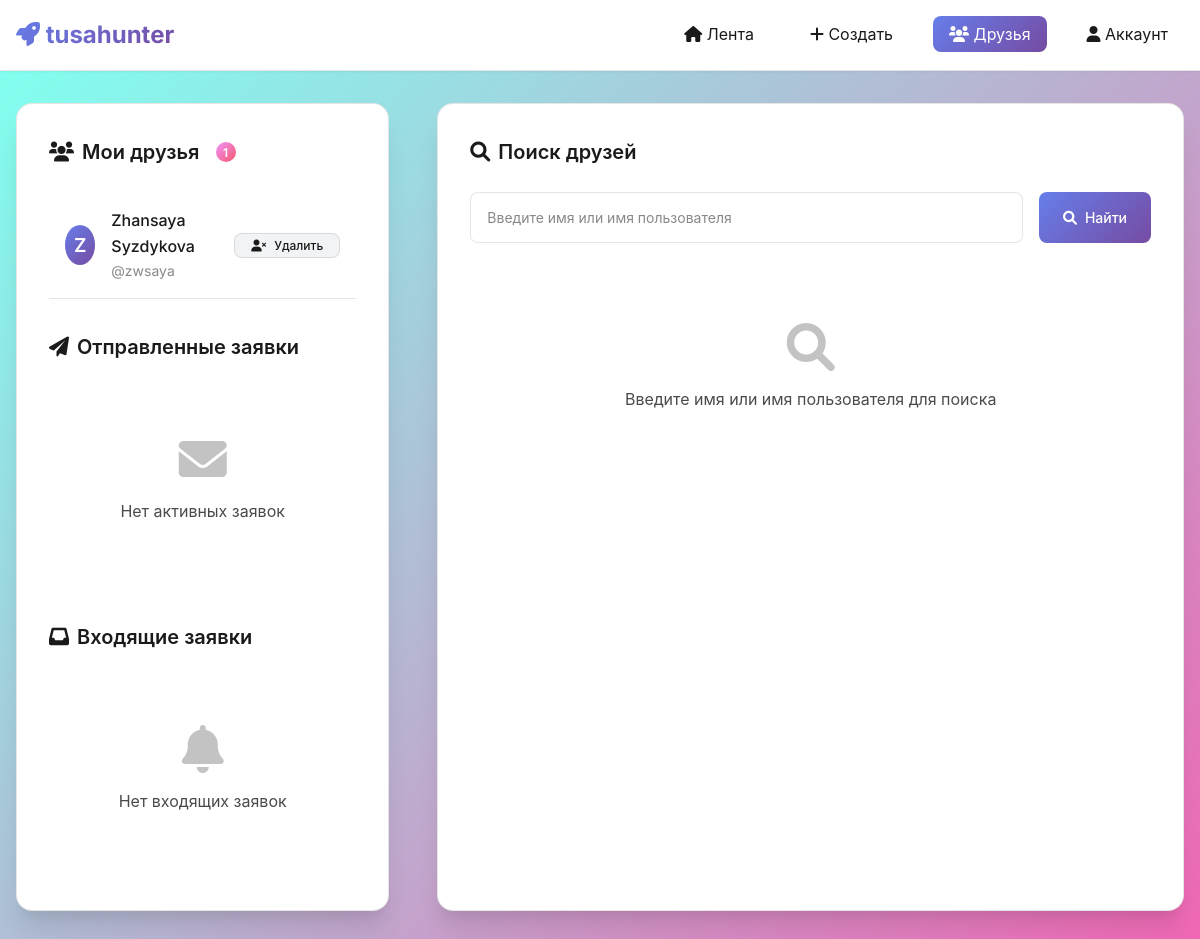
The page /friends.php (signed in) on the database its author committed.
### tables this page shows
CREATE TABLE `users` (
  `userID` int(11) NOT NULL,
  `username` varchar(20) NOT NULL,
  `firstName` varchar(50) NOT NULL,
  `lastName` varchar(50) NOT NULL,
  `email` varchar(50) NOT NULL,
  `password` varchar(100) NOT NULL
);

### friends.php (the view, shortened to what this page needs)
<?php
$currentUserID = $_SESSION['userID'] ?? 1;
$servername = "localhost";
$username = "root";
$password = "";
$dbname = "db_users";
try {
    $conn = new PDO("mysql:host=$servername;dbname=$dbname", $username, $password);
    $conn->setAttribute(PDO::ATTR_ERRMODE, PDO::ERRMODE_EXCEPTION);
} catch(PDOException $e) {
    echo "Connection failed: " . $e->getMessage();
    exit;
}
$stmt = $conn->prepare("
  SELECT u.* FROM friends f
  JOIN users u ON f.friendID = u.userID
  WHERE f.userID = ?
");
$stmt->execute([$currentUserID]);
$friends = $stmt->fetchAll(PDO::FETCH_ASSOC);
$stmt = $conn->prepare("
  SELECT u.* FROM friend_requests fr
  JOIN users u ON fr.receiver_id = u.userID
  WHERE fr.sender_id = ? AND fr.status = 'pending'
");
$stmt->execute([$currentUserID]);
$pendingRequests = $stmt->fetchAll(PDO::FETCH_ASSOC);
$stmt = $conn->prepare("
  SELECT fr.*, u.firstName, u.lastName, u.username FROM friend_requests fr
  JOIN users u ON fr.sender_id = u.userID
  WHERE fr.receiver_id = ? AND fr.status = 'pending'
");
$stmt->execute([$currentUserID]);
$incomingRequests = $stmt->fetchAll(PDO::FETCH_ASSOC);
$searchResults = [];
$searchQuery = '';
?>
<!DOCTYPE html>
<html lang="ru">
<head>
    <link href="https://cdnjs.cloudflare.com/ajax/libs/font-awesome/6.0.0/css/all.min.css" rel="stylesheet">
    <link rel="stylesheet" href="web3-style.css">
</head>
<body>
<header class="header">
    <div class="container">
        <nav class="nav">
                    <div class="nav-brand">
            <i class="fas fa-rocket"></i> tusahunter
        </div>
            <ul class="nav-links">
                <li><a href="index.php" class="nav-link"><i class="fas fa-home"></i> Лента</a></li>
                <li><a href="create.php" class="nav-link"><i class="fas fa-plus"></i> Создать</a></li>
                <li><a href="friends.php" class="nav-link active"><i class="fas fa-users"></i> Друзья</a></li>
                <li><a href="acc.php" class="nav-link"><i class="fas fa-user"></i> Аккаунт</a></li>
            </ul>
        </nav>
    </div>
</header>
<div class="friends-container main-content">
    <div class="friends-wrapper">
        <div class="friends-sidebar animate-fade-in">
            <div class="section-title">
                <i class="fas fa-users"></i> Мои друзья
                <?php if (count($friends) > 0): ?>
                    <span class="badge-count"><?= count($friends) ?></span>
                <?php endif; ?>
            </div>
            <?php if ($friends): ?>
                <?php foreach ($friends as $friend): ?>
                    <div class="friend-item">
                        <div class="friend-info">
                            <div class="friend-avatar">
                                <?= strtoupper(substr($friend['firstName'], 0, 1)) ?>
                            </div>
                            <div class="friend-details">
                                <div class="friend-name"><?= htmlspecialchars($friend['firstName']) ?> <?= htmlspecialchars($friend['lastName']) ?></div>
                                <div class="friend-username">@<?= htmlspecialchars($friend['username']) ?></div>
                            </div>
                        </div>
                        <div class="friend-actions">
                            <form method="post">
                                <button type="submit" class="btn btn-secondary btn-sm">
                                    <i class="fas fa-user-times"></i> Удалить
                                </button>
                            </form>
                        </div>
                    </div>
                <?php endforeach; ?>
            <?php endif; ?>
            <div class="section-title" style="margin-top: var(--spacing-xl);">
                <i class="fas fa-paper-plane"></i> Отправленные заявки
            </div>
            <?php if ($pendingRequests): ?>
                <?php foreach ($pendingRequests as $p): ?>
                    <div class="friend-item">
                        <div class="friend-info">
                            <div class="friend-avatar">
                                <?= strtoupper(substr($p['firstName'], 0, 1)) ?>
                            </div>
                            <div class="friend-details">
                                <div class="friend-name"><?= htmlspecialchars($p['firstName']) ?> <?= htmlspecialchars($p['lastName']) ?></div>
                                <div class="friend-username">@<?= htmlspecialchars($p['username']) ?></div>
                            </div>
                        </div>
                        <div class="friend-actions">
                            <span class="btn btn-sm" style="background: var(--accent-gradient); color: white; cursor: default;">
                                <i class="fas fa-clock"></i> Ожидание
                            </span>
                        </div>
                    </div>
                <?php endforeach; ?>
            <?php else: ?>
                <div class="empty-state">
                    <i class="fas fa-envelope"></i>
                    <p>Нет активных заявок</p>
                </div>
            <?php endif; ?>
            <div class="section-title" style="margin-top: var(--spacing-xl);">
                <i class="fas fa-inbox"></i> Входящие заявки
            </div>
            <?php if ($incomingRequests): ?>
                <?php foreach ($incomingRequests as $in): ?>
                    <div class="request-item">
                        <div class="friend-info">
                            <div class="friend-avatar">
                                <?= strtoupper(substr($in['firstName'], 0, 1)) ?>
                            </div>
                            <div class="friend-details">
                                <div class="friend-name"><?= htmlspecialchars($in['firstName']) ?> <?= htmlspecialchars($in['lastName']) ?></div>
                                <div class="friend-username">@<?= htmlspecialchars($in['username']) ?></div>
                            </div>
                        </div>
                        <div class="friend-actions">
                            <form method="post" style="display: inline;">
                                <input type="hidden" name="accept_request_id" value="<?= (int)$in['id'] ?>">
                                <button type="submit" class="btn btn-success btn-sm">
                                    <i class="fas fa-check"></i> Принять
                                </button>
                            </form>
                            <form method="post" style="display: inline;">
                                <input type="hidden" name="decline_request_id" value="<?= (int)$in['id'] ?>">
                                <button type="submit" class="btn btn-secondary btn-sm">
                                    <i class="fas fa-times"></i> Отклонить
                                </button>
                            </form>
                        </div>
                    </div>
                <?php endforeach; ?>
            <?php else: ?>
                <div class="empty-state">
                    <i class="fas fa-bell"></i>
                    <p>Нет входящих заявок</p>
                </div>
            <?php endif; ?>
        </div>
        <div class="friends-content animate-fade-in">
            <div class="section-title">
                <i class="fas fa-search"></i> Поиск друзей
            </div>
            <div class="search-section">
                <form method="get" class="search-form">
                    <input type="text"
                           name="q"
                           placeholder="Введите имя или имя пользователя"
                           value="<?= htmlspecialchars($searchQuery) ?>"
                           class="form-input search-input"
                           required>
                    <button type="submit" class="btn btn-primary">
                        <i class="fas fa-search"></i> Найти
                    </button>
                </form>
            </div>
            <?php if ($searchQuery): ?>
                <div class="section-title">
                    <i class="fas fa-list"></i> Результаты поиска
                </div>
                <?php if ($searchResults): ?>
                    <div class="results-grid">
                        <?php foreach ($searchResults as $result): ?>
                            <div class="result-item">
                                <div class="friend-info">
                                    <div class="friend-avatar">
                                        <?= strtoupper(substr($result['firstName'], 0, 1)) ?>
                                    </div>
                                    <div class="friend-details">
                                        <div class="friend-name"><?= htmlspecialchars($result['firstName']) ?> <?= htmlspecialchars($result['lastName']) ?></div>
                                        <div class="friend-username">@<?= htmlspecialchars($result['username']) ?></div>
                                    </div>
                                </div>
                                <div class="friend-actions">
                                    <form method="post">
                                        <input type="hidden" name="send_request_id" value="<?= (int)$result['userID'] ?>">
                                        <button type="submit" class="btn btn-primary btn-sm">
                                            <i class="fas fa-user-plus"></i> Отправить заявку
                                        </button>
                                    </form>
                                </div>
                            </div>
                        <?php endforeach; ?>
                    </div>
                <?php else: ?>
                    <div class="empty-state">
                        <i class="fas fa-search"></i>
                        <p>Пользователи не найдены</p>
                    </div>
                <?php endif; ?>
            <?php else: ?>
                <div class="empty-state">
                    <i class="fas fa-search"></i>
                    <p>Введите имя или имя пользователя для поиска</p>
                </div>
            <?php endif; ?>
        </div>
    </div>
</div>
</body>
</html>

### web3-style.css (style rules this page uses)
:root { --primary-gradient: linear-gradient(135deg, #667eea 0%, #764ba2 100%); --secondary-gradient: linear-gradient(135deg, #f093fb 0%, #f5576c 100%); --accent-gradient: linear-gradient(135deg, #4facfe 0%, #00f2fe 100%); --success-gradient: linear-gradient(135deg, #81ffef 0%, #f067b4 100%); --bg-primary: #ffffff; --bg-secondary: #f8f9fa; --bg-card: #ffffff; --bg-elevated: #f1f3f4; --text-primary: #1a1a1a; --text-secondary: #4a4a4a; --text-muted: #888888; --border-light: rgba(0, 0, 0, 0.1); --border-medium: rgba(0, 0, 0, 0.2); --font-primary: 'Inter', -apple-system, BlinkMacSystemFont, 'Segoe UI', Roboto, sans-serif; --font-mono: 'JetBrains Mono', 'SF Mono', Monaco, monospace; --spacing-xs: 0.25rem; --spacing-sm: 0.5rem; --spacing-md: 1rem; --spacing-lg: 1.5rem; --spacing-xl: 2rem; --spacing-2xl: 3rem; --radius-sm: 0.375rem; --radius-md: 0.5rem; --radius-lg: 0.75rem; --radius-xl: 1rem; --shadow-sm: 0 1px 2px 0 rgba(0, 0, 0, 0.05); --shadow-md: 0 4px 6px -1px rgba(0, 0, 0, 0.1), 0 2px 4px -1px rgba(0, 0, 0, 0.06); --shadow-lg: 0 10px 15px -3px rgba(0, 0, 0, 0.1), 0 4px 6px -2px rgba(0, 0, 0, 0.05); --shadow-xl: 0 20px 25px -5px rgba(0, 0, 0, 0.1), 0 10px 10px -5px rgba(0, 0, 0, 0.04); --shadow-glow: 0 0 20px rgba(102, 126, 234, 0.3); }
* { margin: 0; padding: 0; box-sizing: border-box; }
body { font-family: var(--font-primary); background: var(--bg-primary); color: var(--text-primary); line-height: 1.6; overflow-x: hidden; transition: all 0.3s cubic-bezier(0.4, 0, 0.2, 1); }
html { scroll-behavior: smooth; }
p { margin-bottom: var(--spacing-md); color: var(--text-secondary); }
a { color: var(--text-primary); text-decoration: none; transition: all 0.3s ease; }
.container { max-width: 1200px; margin: 0 auto; padding: 0 var(--spacing-md); }
.main-content { padding-top: var(--spacing-2xl); }
.header { background: rgba(255, 255, 255, 0.95); backdrop-filter: blur(20px); border-bottom: 1px solid var(--border-light); position: sticky; top: 0; z-index: 1000; transition: all 0.3s ease; box-shadow: var(--shadow-sm); }
.nav { display: flex; justify-content: space-between; align-items: center; padding: var(--spacing-md) 0; }
.nav-brand { font-size: 1.5rem; font-weight: 700; background: var(--primary-gradient); -webkit-background-clip: text; -webkit-text-fill-color: transparent; background-clip: text; }
.nav-links { display: flex; gap: var(--spacing-lg); list-style: none; }
.nav-link { position: relative; padding: var(--spacing-sm) var(--spacing-md); border-radius: var(--radius-md); transition: all 0.3s ease; }
.nav-link.active { background: var(--primary-gradient); color: white; }
.btn { display: inline-flex; align-items: center; gap: var(--spacing-sm); padding: var(--spacing-sm) var(--spacing-lg); border-radius: var(--radius-md); border: none; font-family: var(--font-primary); font-size: 0.875rem; font-weight: 500; text-decoration: none; cursor: pointer; transition: all 0.3s ease; position: relative; overflow: hidden; }
.btn::before { content: ''; position: absolute; top: 0; left: -100%; width: 100%; height: 100%; background: linear-gradient(90deg, transparent, rgba(255, 255, 255, 0.3), transparent); transition: left 0.5s ease; }
.btn-primary { background: var(--primary-gradient); color: white; }
.btn-secondary { background: var(--bg-elevated); color: var(--text-primary); border: 1px solid var(--border-light); }
.btn-sm { padding: var(--spacing-xs) var(--spacing-md); font-size: 0.75rem; }
.form-input, .form-select, .form-textarea { width: 100%; padding: var(--spacing-md); background: var(--bg-card); border: 1px solid var(--border-light); border-radius: var(--radius-md); color: var(--text-primary); font-family: var(--font-primary); font-size: 0.875rem; transition: all 0.3s ease; }
.form-input::placeholder, .form-textarea::placeholder { color: var(--text-muted); }
.animate-fade-in { animation: fadeIn 0.6s ease-out; }
.nav-link, .post-title, .comment { transition: all 0.3s ease; }

### rows shown on the page
users: firstName "Z", firstName "Zhansaya", lastName "Syzdykova", username "zwsaya"

### other values the page prints
count($friends) "1"
